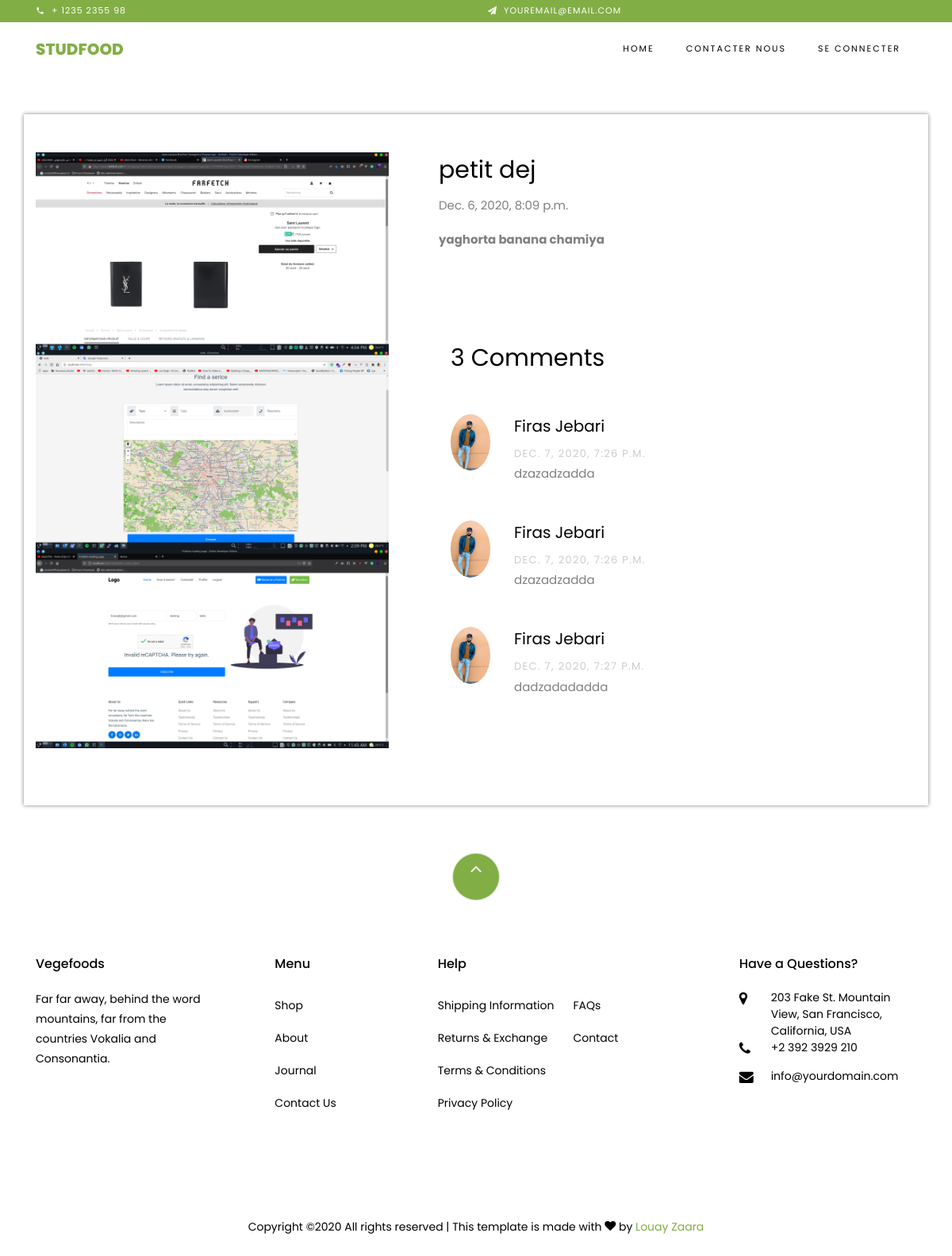
/menu-info/1/, run on the app's committed database.
### studfood/models.py (models this page shows, shortened)
class FoodMenu(models.Model):
    user = models.ForeignKey(User, null=True, on_delete=models.CASCADE)
    name = models.CharField(max_length=25, null=True)
    category = models.ManyToManyField(category, null=True)
    details = models.TextField(null=True)
    date = models.DateTimeField(null=True, blank=True)
    picture1 = models.ImageField(null=True, blank=True,upload_to='images/')
    picture2 = models.ImageField(null=True, blank=True,upload_to='images/')
    picture3 = models.ImageField(null=True, blank=True,upload_to='images/')
    slug = models.SlugField(blank=True, unique=True,null=True)
    date_created = models.DateTimeField(auto_now_add=True, null=True)
    class Meta:
        verbose_name_plural = "Food-Menu"

class Comment(models.Model):
    menu = models.ForeignKey(FoodMenu, null=True, on_delete=models.CASCADE,related_name='comments')
    user = models.ForeignKey(User, null=True, on_delete=models.CASCADE,related_name='user')
    comment = models.TextField(blank=False, max_length=100)
    created_at = models.DateTimeField(auto_now_add=True,  null=True)
    class Meta:
        verbose_name_plural = "Comments"
        ordering = ['created_at']

### accounts/models.py (models this page shows, shortened)
class Profile(models.Model):
    user = models.OneToOneField(User, null=True, on_delete=models.CASCADE)
    first_name = models.CharField(max_length=25, null=True)
    last_name = models.CharField(max_length=25, null=True)
    email = models.EmailField(max_length=30,null=True)
    phone_number = models.CharField(max_length=20, null=True)
    address = models.CharField(max_length=300, null=True, blank=True)
    profile_picture = models.ImageField(default="default_logo.png",null=True, blank=True,upload_to='images/')
    gender = models.CharField(max_length=25, null=True)
    university = models.CharField(max_length=25, null=True)
    slug = models.SlugField(blank=True, unique=True,null=True)
    is_verified = models.BooleanField(default=False)
    date_created = models.DateTimeField(auto_now_add=True, null=True)
    class Meta:
        verbose_name_plural = "Profile"

### studfood/views.py (the view)
# urls.py: path('menu-info/<int:id>/',views.signleMenuPage, name="single-menu"),
def signleMenuPage(request, id):
    if FoodMenu.objects.filter(id=id).exists():
        singleMenu = FoodMenu.objects.filter(id=id)
    else:
        return redirect('studfood:home-page')
    menu = get_object_or_404(FoodMenu, id=id)
    comments_list = menu.comments.all()
    comment_number = comments_list.count()
    if request.method == 'POST':
        form = CommentForm(request.POST)
        if form.is_valid():
            form.save()
            messages.info(request, 'Merci pour  votre commentaire!')
        else:
            messages.info(request, 'erreur!')
    else:
        form = CommentForm(request.POST)
    context = {
        'singleMenu':singleMenu,
        'form':form,
        'comment_number':comment_number,
        'comments_list':comments_list
    }
    return render(request, 'single_menu.html',context)

### studfood/templates/single_menu.html (shortened to what this page needs)
{% extends "base.html" %}
{% load static %}
{% block content %}
<section class="ftco-section mt-0 pt-0">
    <div class="container box">
        {% for menu in singleMenu %}
        <div class="row mt-5 pt-5">
            <div class="col-lg-5 mb-5 ftco-animate">
                <a href="{{menu.picture1.url}}" class="image-popup">
                    <img src="{{menu.picture1.url}}" class="img-fluid" alt="photo-de-menu">
                </a>
                <a href="{{menu.picture2.url}}" class="image-popup">
                    <img src="{{menu.picture2.url}}" class="img-fluid" alt="photo-de-menu">
                </a>
                <a href="{{menu.picture3.url}}" class="image-popup">
                    <img src="{{menu.picture3.url}}" class="img-fluid" alt="photo-de-menu">
                </a>
            </div>
            <div class="col-lg-7 product-details pl-md-5 ftco-animate">
                <h3>{{menu.name}}</h3>
                <p>{{menu.date}}</p>
                <p><strong>{{menu.details}}</strong></p>
                    <div class="row mt-4">
                        <div class="col-md-12">
                            <section class="ftco-section ftco-degree-bg">
                                <div class="container">
                                  <div class="row">
                                    <div class="col-lg-12 ftco-animate">
                                        {% if comment_number %}
                                        <h3 class="mb-5">{{comment_number}} Comments</h3>
                                        <ul class="comment-list">
                                            {% for comment in comments_list %}
                                          <li class="comment">
                                            <div class="vcard bio">
                                              <img src="{{comment.user.profile.profile_picture.url}}" alt="photo de profile">
                                            </div>
                                            <div class="comment-body">
                                              <h3>{{comment.user.profile.first_name}} {{comment.user.profile.last_name}}</h3>
                                              <div class="meta">{{comment.created_at}}</div>
                                              <p>{{comment.comment}}</p>
                                            </div>
                                          </li>
                                          {% endfor %}
                                          </ul>
                                          {% endif %}
                                        </div>
                                    </div>
                                </div>
                            </section>
                        </div>
                     </div>
                </div>
            </div>
    {% endfor %}
    </div>
</section>
{% endblock %}

### studfood/templates/single_menu.html (style rules this page uses)
.box { box-shadow: 0 0 05px grey; padding:0 15px 0 15px; }

### data on the page
FoodMenu: picture1 (picture), picture2 (picture), picture3 (picture), name "petit dej", date "Dec. 6, 2020, 8:09 p.m.", details "yaghorta banana chamiya", comment_number "3"
Comment: user.profile.profile_picture (picture), user.profile.first_name "Firas", user.profile.last_name "Jebari", created_at "DEC. 7, 2020, 7:26 P.M.", comment "dzazadzadda"
Comment: user.profile.profile_picture (picture), user.profile.first_name "Firas", user.profile.last_name "Jebari", created_at "DEC. 7, 2020, 7:26 P.M.", comment "dzazadzadda"
Comment: user.profile.profile_picture (picture), user.profile.first_name "Firas", user.profile.last_name "Jebari", created_at "DEC. 7, 2020, 7:27 P.M.", comment "dadzadadadda"
